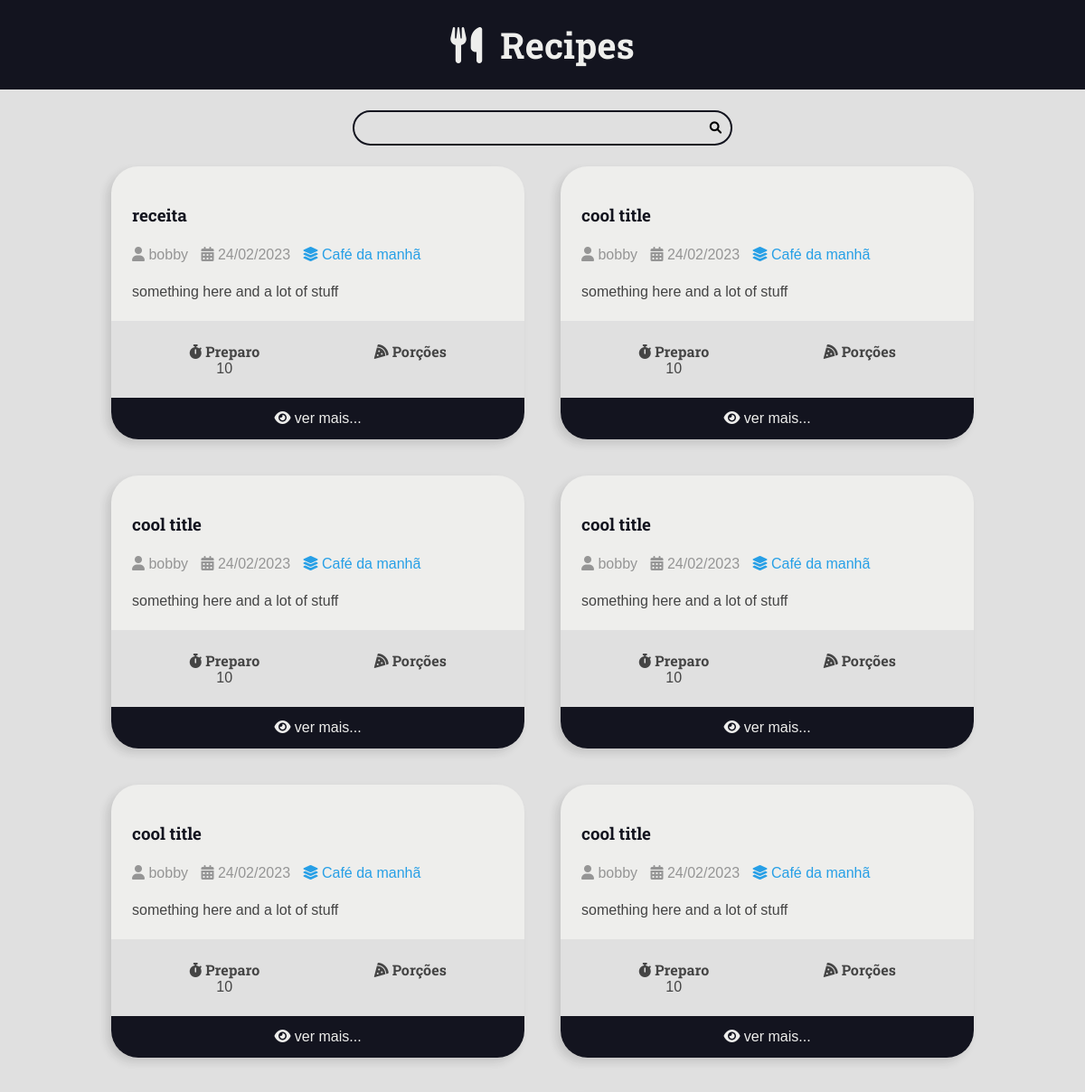
Before: /recipes/category/1 (upper part) with the older database file.
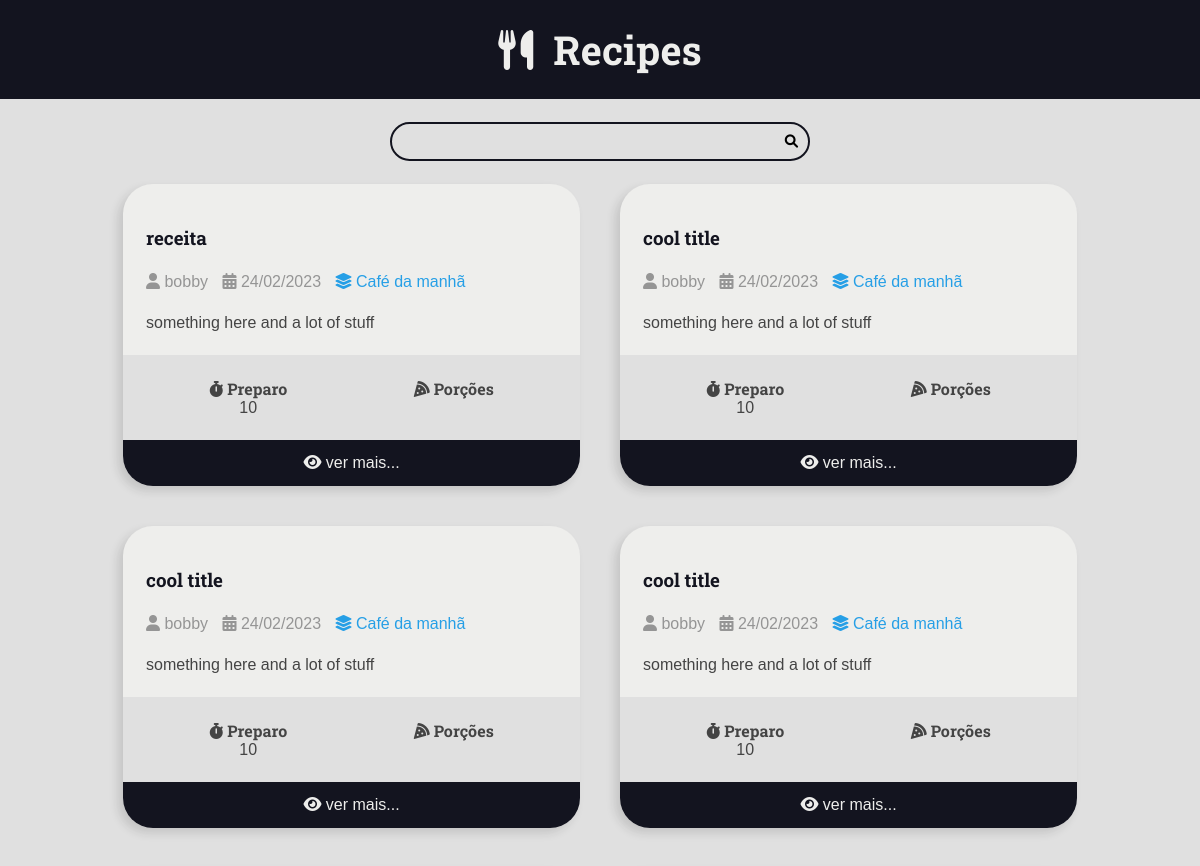
After: the same page with the newer database file.
### recipes/models.py (models this page shows, shortened)
class Recipe(models.Model):
    title = models.CharField(max_length=65)
    description = models.CharField(max_length=165)
    slug = models.SlugField(unique=True)
    preparation_time = models.IntegerField()
    preparation_unit = models.CharField(max_length=65)
    servigs = models.IntegerField()
    servigs_unit = models.CharField(max_length=65)
    preparation_steps = models.TextField()
    preparation_step_is_html = models.BooleanField(default=False)
    created_at = models.DateTimeField(auto_now_add=True)
    update_at = models.DateTimeField(auto_now=True)
    is_published = models.BooleanField(default=False)
    cover = models.ImageField(
        upload_to='recipes/covers/%Y/%m/%d/', default=' ', blank=True)
    category = models.ForeignKey(
        Category, on_delete=models.SET_NULL, null=True, blank=True,
        default=None,
    )
    author = models.ForeignKey(
        User, on_delete=models.SET_NULL, null=True
    )

class Category(models.Model):
    name = models.CharField(max_length=65)

### recipes/views.py (the view)
# urls.py: path('recipes/category/<int:category_id>',
def category(request, category_id):
    recipes = get_list_or_404(
        Recipe.objects.filter(
            category__id=category_id,
            is_published=True
        ).order_by('-id')
    )
    context = {'recipes': recipes,
               'title': f'{recipes[0].category.name}'
               }
    return render(request, 'recipes/pages/category.html', context)

### recipes/templates/recipes/pages/category.html (shortened to what this page needs)
{% extends 'global/base.html' %}
{% block content %}
    <div class="main-content main-content-list container">
        {% for recipe in recipes %}
            {% include 'recipes/partials/_recipe.html' %}
        {% endfor %}
    </div>
{% endblock content %}

### recipes/templates/recipes/partials/_recipe.html (shortened to what this page needs)
<div class="recipe recipe-list-item">
    <div class="recipe-cover">
    </div>
    <div class="recipe-title-container">
        <a href="{% url 'recipes:recipe' recipe.id %}">
            <h3 class="recipe-title">{{ recipe.title }}</h3>
        </a>
    </div>
    <div class="recipe-author">
        {% if recipe.author is not None %}
        <span class="recipe-author-item">
            <i class="fas fa-user"></i>
                {% if recipe.author.first_name %}
                    {{ recipe.author.first_name }}
                {% else %}
                    {{ recipe.author.username }}
                {% endif %}
        </span>
    {% endif %}
        <span class="recipe-author-item">
            <i class="fas fa-calendar-alt"></i>
            {{ recipe.created_at|date:"d/m/Y" }}
        </span>
        {% if recipe.category is not None %}
            <span class="recipe-author-item">
                <a href="{% url 'recipes:category' recipe.category.id %}">
                    <i class="fas fa-layer-group"></i>
                    <span>{{ recipe.category.name  }}</span>
                </a>
            </span>
        {% endif %}
    </div>
    <div class="recipe-content">
        <p>{{ recipe.description }}</p>
    </div>
    <div class="recipe-meta-container">
        <div class="recipe-meta recipe-preparation">
            <h3 class="recipe-meta-title"><i class="fas fa-stopwatch"></i> Preparo</h3>
            <div class="recipe-meta-text">
                {{ recipe.preparation_time }}  {{ recipe.preparation_time_unit }}
            </div>
        </div>
        <div class="recipe-meta recipe-servings">
            <h3 class="recipe-meta-title"><i class="fas fa-pizza-slice"></i> Porções</h3>
        </div>
    </div>
    {% if not is_datail_page %}
        <footer class="recipe-footer">
            <a class="recipe-read-more button button-dark button-full-width" href="{% url 'recipes:recipe' recipe.id %}">
                <i class="fas fa-eye"></i>
                <span>ver mais...</span>
            </a>
        </footer>
    {% endif %}
</div>

Changed rows visible on the page:
no longer on this page (row edited): Recipe: title "cool title", author.username "bobby", created_at "24/02/2023", category.name "Café da manhã", description "something here and a lot of stuff", preparation_time "10"
no longer on this page (row unchanged): Recipe: title "cool title", author.username "bobby", created_at "24/02/2023", category.name "Café da manhã", description "something here and a lot of stuff", preparation_time "10"
